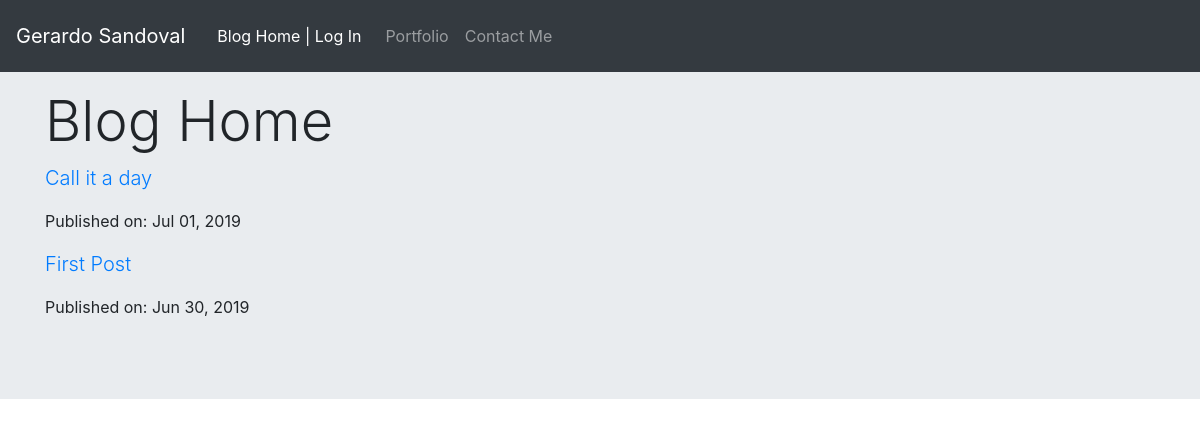
/blog/, run on an earlier commit of the app's database.
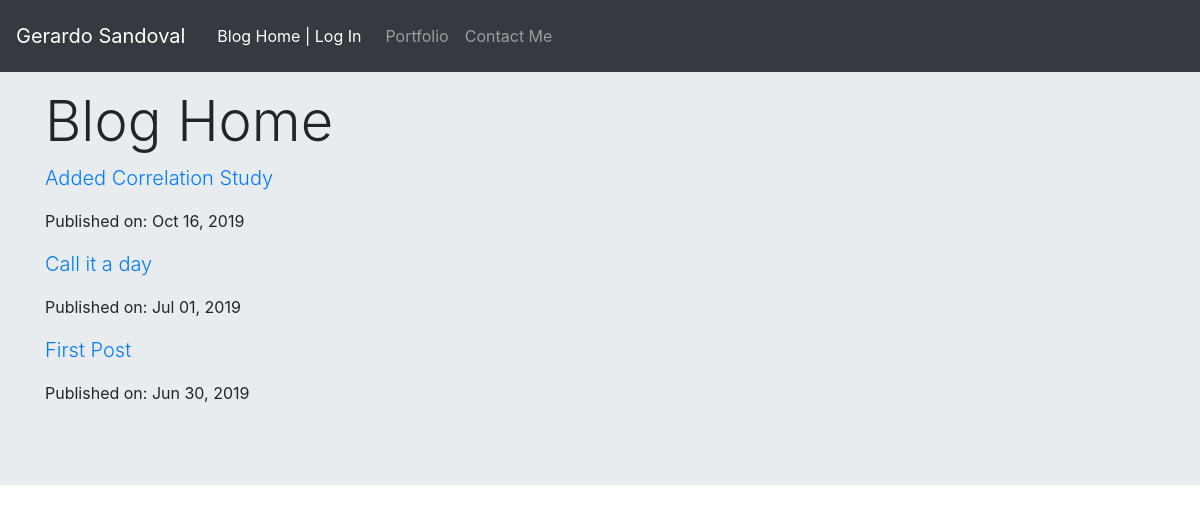
And on a later commit of the database.
### AppBlog/models.py (models this page shows, shortened)
class PostModel(models.Model):
    author = models.ForeignKey('auth.User')
    title = models.CharField(max_length=50)
    text = models.TextField()
    create_date = models.DateTimeField(default=timezone.now)
    published_date = models.DateTimeField(blank=True, null=True)
    def approve_comments(self):
        return self.comments.filter(approved_comment=True)  # tied to line 32

### AppBlog/views.py (the view)
class PostListView(ListView):
    model = PostModel
    template_name = 'blog.html'
    def get_queryset(self):
        return PostModel.objects.filter(published_date__lte=timezone.now())\
                                        .order_by('-published_date')

### AppBlog/templates/AppBlog/blog.html
{% extends 'AppBlog/blog_base.html'%}
{% block content %}
<h1 class="display-4">Blog Home</h1>
    {% for post in postmodel_list %}
      <p class="lead">
        <a href="{% url 'blog:postmodel_detail' pk=post.pk %}">
          {{ post.title }}
        </a>
      </p>
      <p>Published on:{{ post.published_date|date:" M d, Y"}}</p>
    {% endfor %}
</div>
{% endblock%}

What changed in the data, as far as the page shows it:
added PostModel: title "Added Correlation Study", published_date "Oct 16, 2019"
